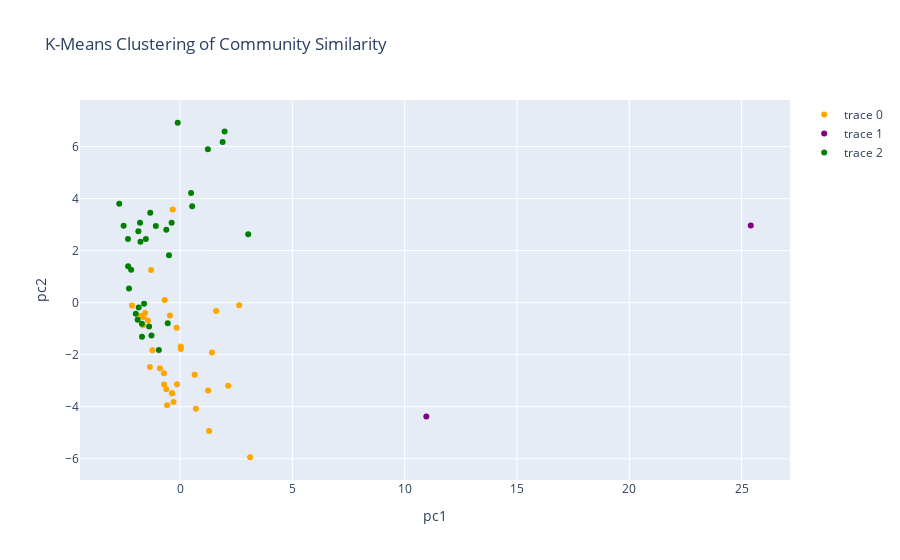

Write notebook code for a chart like this one.
### Code cell
trace_0 = go.Scatter(
    x=cluster_0['pca_1'],
    y=cluster_0['pca_2'],
    mode='markers',
    text=cluster_0.index,
    marker=dict(color='orange')
)

trace_1 = go.Scatter(
    x=cluster_1['pca_1'],
    y=cluster_1['pca_2'],
    mode='markers',
    text=cluster_1.index,
    marker=dict(color='purple')
)

trace_2 = go.Scatter(
    x=cluster_2['pca_1'],
    y=cluster_2['pca_2'],
    mode='markers',
    text=cluster_2.index,
    marker=dict(color='green')
)

data = [trace_0, trace_1, trace_2]
layout = dict(title=title,
              xaxis=dict(title= 'pc1',ticklen=5,zeroline=False),
              yaxis=dict(title= 'pc2',ticklen=5,zeroline=False)
             )

fig = dict(data=data, layout=layout)

iplot(fig)

### Figure 1 — Plotly figure (JSON) as saved in the notebook; plotly's stock layout.template omitted (floating-point values rounded to 4 significant figures)
{"data": [{"marker": {"color": "orange"}, "mode": "markers", "text": ["Aedui (Celtic Oppida)", "Amalfi", "Assur", "Aztec City-States", "Babylonia", "Carthage", "China (Spring and Autumn)", "Cologne", "Communes (Medieval Europe)", "Dutch Republic", "England (Anglo Saxon)", "Genoa (doge)", "Genoa (podesta)", "Greek oligarchies", "Hausa City-States", "Iceland ", "Ijo of the Eastern Niger Delta", "Imperial and Free Towns of the Holy Roman Empire", "Japan (Early Modern)", "Latium", "M’zab", "Mixtec City-States", "Mongol Nomads", "Natchez people", "Oaxaca", "Pisa", "Rome (republic)", "Samoa", "Siena", "Sippar", "Switzerland", "Tlaxcala", "Venice"], "type": "scatter", "x": [-0.713, 1.417, 1.252, -1.633, -1.344, 0.03159, -1.293, -0.8964, 2.632, 2.142, 0.03452, -0.2936, -0.6129, -0.3623, -2.139, 0.7019, -1.748, -1.23, -0.6894, -0.5775, -1.556, -1.43, -1.653, -0.3321, 1.606, -0.7215, 1.29, -0.4513, -0.351, -0.1386, 0.649, -0.1574, 3.118], "y": [-3.141, -1.912, -3.377, -0.5518, -2.473, -1.687, 1.257, -2.524, -0.09615, -3.188, -1.785, -3.815, -3.329, -3.479, -0.1107, -4.073, -0.5143, -1.828, 0.09882, -3.944, -0.3996, -0.685, -0.8645, 3.577, -0.3187, -2.717, -4.932, -0.497, -3.481, -3.136, -2.775, -0.9617, -5.94]}, {"marker": {"color": "purple"}, "mode": "markers", "text": ["Athens (Classical Period)", "Greek democracies"], "type": "scatter", "x": [25.41, 10.96], "y": [2.966, -4.37]}, {"marker": {"color": "green"}, "mode": "markers", "text": ["!Kung San (Ju/hoansi)", "Akha", "Arab nomads", "Central African communities", "Circassians", "Ebla ", "Egypt ", "G/wi", "Haudenosanee (Iroquois)", "Hmong villages", "Huron", "Igbo People", "Indian Republics (Aristocratic Oligarchy)", "Kachin gumlao", "Khasi", "Makah", "Mari ", "Minangkabau", "Mohave", "Mosuo", "Nambikuara", "Nebelivka", "Negara Ubud", "Nlaka'pamux", "Pathan Hill Tribes/Pashtuns", "Phoenicia", "Pomo", "Russian Communes", "Tai Muang", "Wendat (Huron)", "Indian Republics (C+A)", "Indian Republics (Assembly&Kings)"], "type": "scatter", "x": [-0.1053, -2.315, -1.843, -2.709, -1.604, -1.275, 3.033, -0.4941, 0.4889, -2.319, 1.894, -0.6137, -1.975, -2.181, -1.765, 1.237, -1.7, -0.3765, -1.524, -1.857, -2.515, -0.9439, 0.5373, -1.328, 1.984, -1.378, -1.786, -0.5507, -2.274, -1.08, -1.89, -1.696], "y": [6.913, 1.396, -0.1862, 3.799, -0.03834, -1.258, 2.629, 1.821, 4.211, 2.445, 6.173, 2.804, -0.4267, 1.267, 2.343, 5.892, -0.8098, 3.074, 2.445, 2.748, 2.957, -1.823, 3.706, 3.458, 6.573, -0.9152, 3.075, -0.7885, 0.5457, 2.942, -0.6566, -1.309]}], "layout": {"title": {"text": "K-Means Clustering of Community Similarity"}, "xaxis": {"ticklen": 5, "title": {"text": "pc1"}, "zeroline": false}, "yaxis": {"ticklen": 5, "title": {"text": "pc2"}, "zeroline": false}}}
